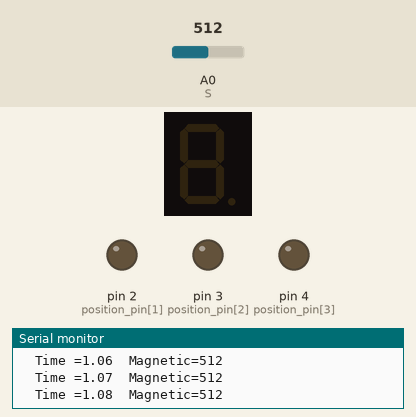
Simulated run of this sketch. Board: Arduino Uno, built with avr-gcc and run on an emulated ATmega328P. On the bench: 1-digit seven-segment display, output pins drawn as LEDs (lit = HIGH), the last lines printed to the serial monitor. Wiring (inferred from the names in the program): 1-digit 7-segment display, segments lit when HIGH: segments pin 5, pin 6, pin 7, pin 8, pin 9, pin 10, pin 11, pin 12. Dashed ring = blinking. The test bench sets the inputs (shaded band); at power-on: A0 (S) = 512. The segment pins are drawn as the display they are named for; pins used as bus, display or sensor lines are not drawn.

Above: at 1.2 s.
1.3 s: A0 (S) set to 460
4.3 s: A0 (S) set to 440
At 4.49 s:
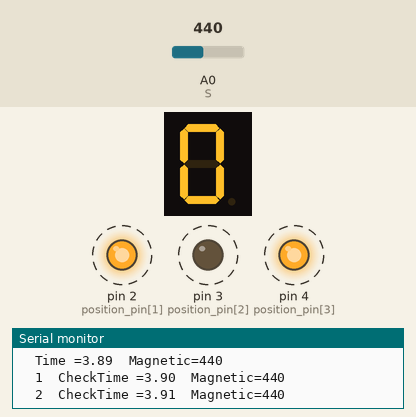
7.3 s: A0 (S) set to 511
At 8.5 s:
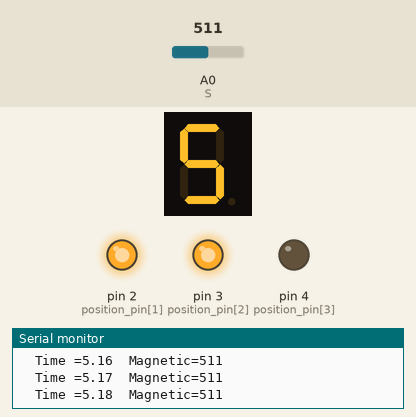
8.8 s: A0 (S) set to 584
10.3 s: A0 (S) set to 608
At 10.49 s:
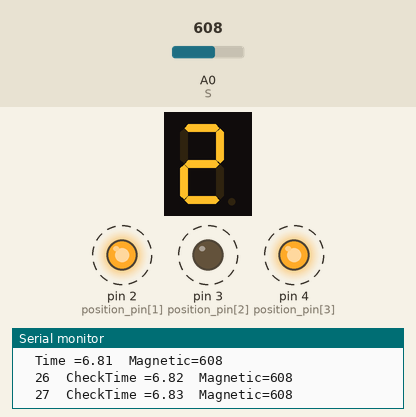
13.3 s: A0 (S) set to 590
At 14.1 s:
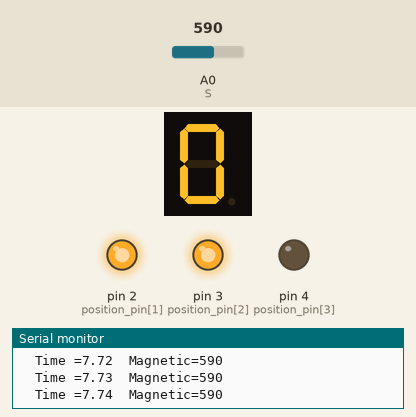
Timing chart, 0 to 15.8 s (numbered marks = the images above; inputs shaded):
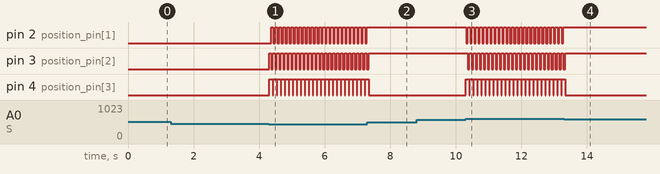

Measured:
- the behaviour switches between 451 and 450 on A0 (S) (found by bisection; images 0 and 1)
- the behaviour switches between 599 and 600 on A0 (S) (found by bisection; images 2 and 3)
- after the input at 4.3 s, pin 2 (position_pin[1]): alternates HIGH for 0.07 s and LOW for 0.05 s, starting after 0.07 s; pin 3 (position_pin[2]): alternates HIGH for 0.07 s and LOW for 0.05 s, starting at once; pin 4 (position_pin[3]): alternates HIGH for 0.11 s and LOW for 0.02 s, starting at once; the display: changes at once (image 1)
- after the input at 7.3 s, pin 2 (position_pin[1]): stops changing and stays HIGH; pin 3 (position_pin[2]): goes on until 7.3 s, then stays HIGH; pin 4 (position_pin[3]): goes on until 7.3 s, then stays LOW
- after the input at 10.3 s, pin 2 (position_pin[1]): alternates HIGH for 0.07 s and LOW for 0.05 s, starting at once; pin 3 (position_pin[2]): alternates HIGH for 0.07 s and LOW for 0.05 s, starting after 0.06 s
- after the input at 13.3 s, pin 2 (position_pin[1]): stops changing and stays HIGH; pin 3 (position_pin[2]): goes on until 13.3 s, then stays HIGH; pin 4 (position_pin[3]): goes on until 13.3 s, then stays LOW

The sketch:

finish.ino
```cpp
int position_pin[] = {1,2,3,4};               //4자리 결정 핀
int segment_pin[] = {5,6,7,8,9,10,11,12};     //세그먼트 제어 핀
const int delayTime = 5;                      //일시정지 시간
int S = A0; // INPUT PIN
int M_Count = 0;
float time =0;

//0 ~ 9를 표현하는 세그먼트 값
byte data[] = {0xFC, 0x60, 0xDA, 0xF2, 0x66, 0xB6, 0xBE, 0xE4, 0xFE, 0xE6};

void setup() {
   Serial.begin(115200); // 시리얼 통신 초기화
 Serial.println("Arduino Examples - Analog Hall Sensor");
 Serial.println(" http://docs.whiteat.com/?p=1288");
 pinMode(S, INPUT);


  //4자리 결정 핀 출력용으로 설정
  for(int i = 0; i < 4; i++) {
     pinMode(position_pin[i], OUTPUT);
  }

  //세그먼트 제어 핀 출력용으로 설정
  for(int i = 0; i < 8; i++) {
    pinMode(segment_pin[i], OUTPUT);
  }
}

void loop() {

  Serial.print("Time ="); Serial.print(time); Serial.print("  ");
  time = time+0.01;
Serial.print("Magnetic="); Serial.println(analogRead(S), DEC);Serial.print("  ");
 if(analogRead(S) >=600 ||analogRead(S) <=450)
 {
   M_Count++;
   Serial.print(M_Count);
   count_M(M_Count);
   Serial.print("  ");Serial.print("Check");
 }

 delay(10);


  //count();
}

void show(int position, int number) {
  //4자리 중 원하는 자리 선택
  for(int i = 0; i < 4; i++) {
    if(i + 1 == position){
      digitalWrite(position_pin[i], LOW);
    } else {
      digitalWrite(position_pin[i], HIGH);
    }
  }

  //8개 세그먼트를 제어해서 원하는 숫자 출력
  for(int i = 0; i < 8; i++){
     byte segment = (data[number] & (0x01 << i)) >> i;
     if(segment == 1){
       digitalWrite(segment_pin[7 - i], HIGH);
     } else {
       digitalWrite(segment_pin[7 - i], LOW);
     }
  }
}

//M_count
void count_M(int M_count){
  int i,j,k,l;
  i = (M_count/1000);
  j = (M_count/100)%10;
  k = (M_count/10)%10;
  l = M_count%10;

 show(1,i);
  delay(delayTime);
  show(2,j);
  delay(10*delayTime);
  show(3,k);
  delay(10*delayTime);
  show(4,l);
  delay(delayTime);


}


/*
 0001부터 하나씩 카운트하는 함수
*/
void count() {
  for(int i = 0; i < 10; i++) {
    for(int j = 0; j < 10; j++) {
      for(int k = 0; k < 10; k++) {
        for(int l = 0; l < 10; l++) {
          show(1,i);
          delay(delayTime);
          show(2,j);
          delay(delayTime);
          show(3,k);
          delay(delayTime);
          show(4,l);
          delay(delayTime);
        }
      }
    }
  }
  delay(500);
}
```
